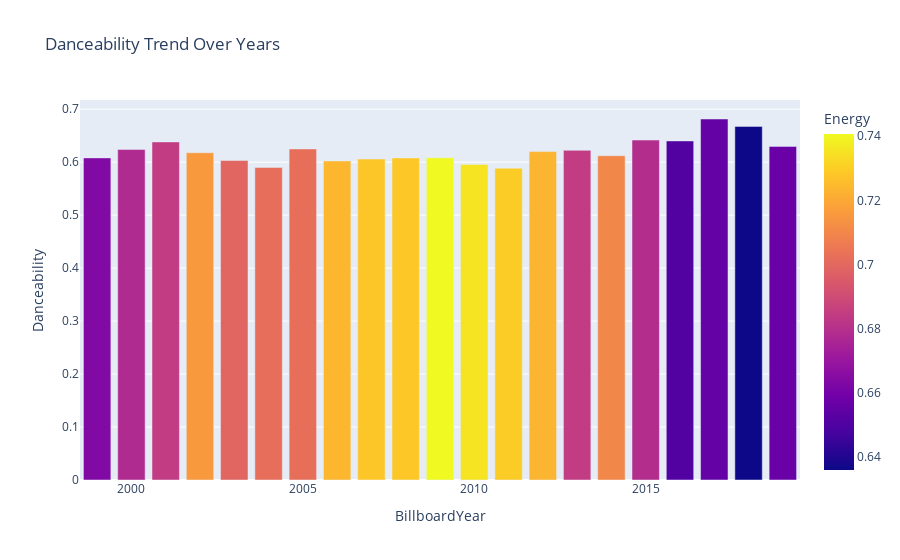

Here is the notebook cell this chart was saved with:
### Code cell
figure=px.bar(Yearly_Billboard_Trends, x='BillboardYear', y='Danceability', title='Danceability Trend Over Years',color='Energy')
figure

### Figure 1 — Plotly figure (JSON) as saved in the notebook; plotly's stock layout.template omitted (floating-point values rounded to 4 significant figures)
{"data": [{"alignmentgroup": "True", "hovertemplate": "BillboardYear=%{x}<br>Danceability=%{y}<br>Energy=%{marker.color}<extra></extra>", "legendgroup": "", "marker": {"color": [0.6634, 0.6781, 0.6844, 0.7155, 0.6991, 0.702, 0.7025, 0.7238, 0.7281, 0.7286, 0.7407, 0.7354, 0.7296, 0.7234, 0.6844, 0.71, 0.6791, 0.6508, 0.6556, 0.636, 0.6571], "coloraxis": "coloraxis", "pattern": {"shape": ""}}, "name": "", "offsetgroup": "", "orientation": "v", "showlegend": false, "textposition": "auto", "type": "bar", "x": [1999, 2000, 2001, 2002, 2003, 2004, 2005, 2006, 2007, 2008, 2009, 2010, 2011, 2012, 2013, 2014, 2015, 2016, 2017, 2018, 2019], "xaxis": "x", "y": [0.6081, 0.624, 0.6382, 0.6178, 0.6031, 0.5901, 0.625, 0.6023, 0.6058, 0.608, 0.6083, 0.5956, 0.5887, 0.62, 0.6223, 0.6122, 0.6417, 0.6401, 0.6815, 0.6675, 0.6297], "yaxis": "y"}], "layout": {"barmode": "relative", "coloraxis": {"colorbar": {"title": {"text": "Energy"}}, "colorscale": [[0, "#0d0887"], [0.1111, "#46039f"], [0.2222, "#7201a8"], [0.3333, "#9c179e"], [0.4444, "#bd3786"], [0.5556, "#d8576b"], [0.6667, "#ed7953"], [0.7778, "#fb9f3a"], [0.8889, "#fdca26"], [1, "#f0f921"]]}, "legend": {"tracegroupgap": 0}, "title": {"text": "Danceability Trend Over Years"}, "xaxis": {"anchor": "y", "domain": [0, 1], "title": {"text": "BillboardYear"}}, "yaxis": {"anchor": "x", "domain": [0, 1], "title": {"text": "Danceability"}}}}
